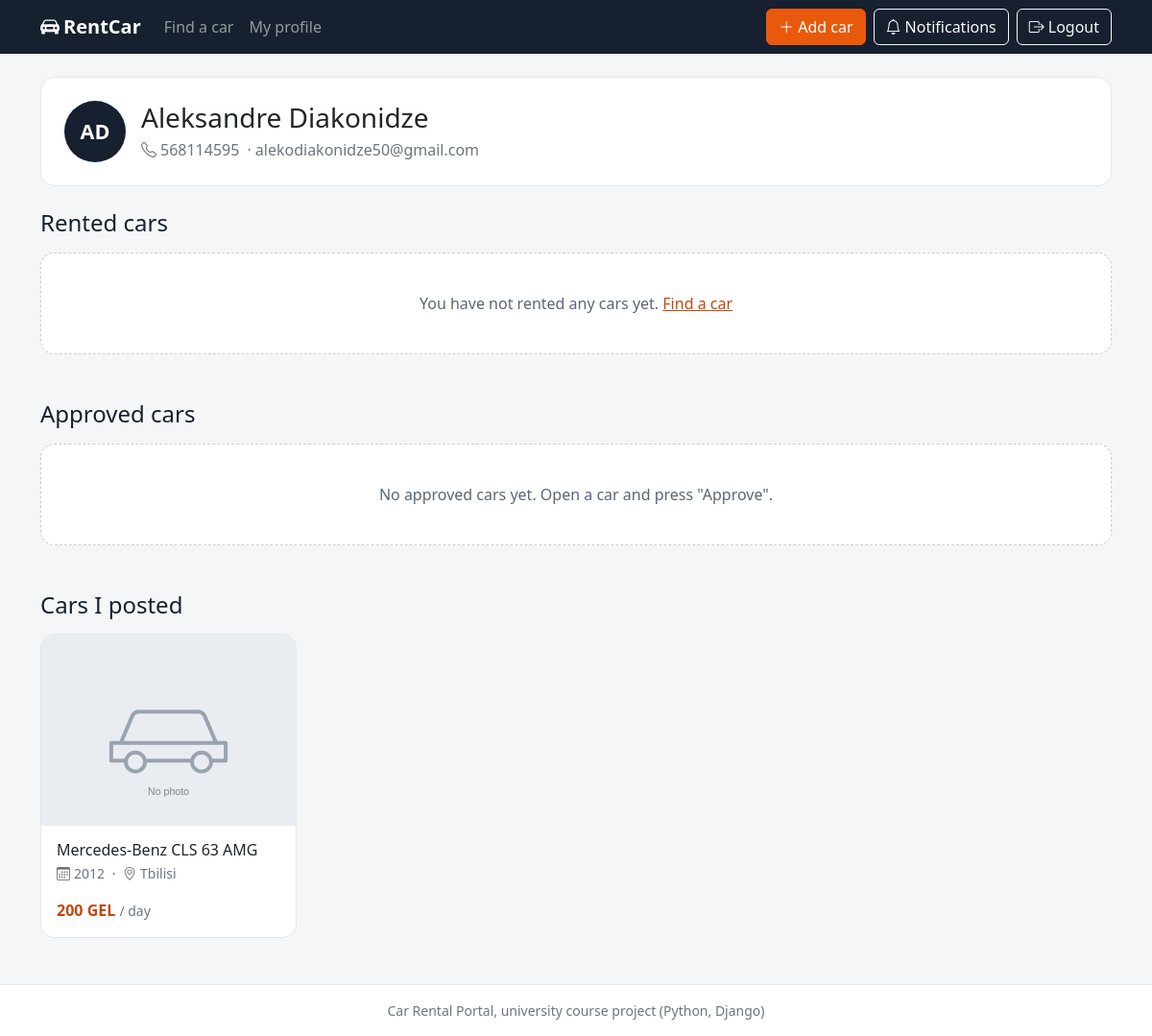
Screenshot of /profile/ (signed in) with the database file from the repository.
### core/models.py (models this page shows, shortened)
class User(AbstractUser):
    def __str__(self):
        return f'{self.first_name} {self.last_name} ({self.username})'

class Car(models.Model):
    TRANSMISSIONS = [
        ('automatic', 'Automatic'),
        ('manual', 'Manual'),
        ('tiptronic', 'Tiptronic'),
    ]
    owner = models.ForeignKey(User, on_delete=models.CASCADE, related_name='cars')
    brand = models.CharField(max_length=50)
    model = models.CharField(max_length=50)
    year = models.PositiveIntegerField()
    price = models.PositiveIntegerField('Daily price (GEL)')
    capacity = models.PositiveIntegerField('Capacity (seats)')
    transmission = models.CharField(max_length=20, choices=TRANSMISSIONS)
    city = models.CharField(max_length=60)
    fuel_capacity = models.PositiveIntegerField('Fuel tank capacity (litres)')
    image1 = models.ImageField('Photo 1', upload_to='cars/', blank=True, validators=[photo_validator])
    image2 = models.ImageField('Photo 2', upload_to='cars/', blank=True, validators=[photo_validator])
    image3 = models.ImageField('Photo 3', upload_to='cars/', blank=True, validators=[photo_validator])
    latitude = models.FloatField(null=True, blank=True)
    longitude = models.FloatField(null=True, blank=True)
    available_from = models.DateField(null=True, blank=True)
    available_to = models.DateField(null=True, blank=True)
    approved_by = models.ManyToManyField(User, related_name='approved_cars', blank=True)
    created_at = models.DateTimeField(auto_now_add=True)

### core/views.py (the view)
# urls.py: path('profile/', views.profile, name='profile'),
@login_required
def profile(request):
    return render(request, 'profile.html', {
        'rentals': request.user.rentals.select_related('car').order_by('-created_at'),
        'approved_cars': request.user.approved_cars.all(),
        'my_cars': request.user.cars.order_by('-created_at'),
    })

### templates/profile.html (shortened to what this page needs)
{% extends 'base.html' %}
{% block content %}
<div class="card profile-header mb-4">
  <div class="card-body d-flex align-items-center gap-3 p-4">
    <div class="avatar">{{ user.first_name|slice:':1'|upper }}{{ user.last_name|slice:':1'|upper }}</div>
    <div>
      <h1 class="h3 mb-1">{{ user.first_name }} {{ user.last_name }}</h1>
      <p class="text-secondary mb-0">
        <i class="bi bi-telephone me-1"></i>{{ user.username }}
        <span class="mx-1">&middot;</span><span class="text-break">{{ user.email }}</span>
      </p>
    </div>
  </div>
</div>
<section class="mb-5">
  <h2 class="h4 mb-3">Rented cars</h2>
  {% if rentals %}
    <div class="row row-cols-1 row-cols-md-2 row-cols-lg-3 g-3">
      {% for rental in rentals %}
        <div class="col">
          <div class="card rental-card h-100">
            <div class="card-body">
              <h3 class="h6 mb-3">
                <a href="{% url 'car_detail' rental.car.id %}" class="stretched-link text-reset text-decoration-none">
                  {{ rental.car.brand }} {{ rental.car.model }}
                </a>
              </h3>
              <dl class="row small mb-0">
                <dt class="col-6 text-secondary fw-normal">City</dt>
                <dd class="col-6 text-end">{{ rental.car.city }}</dd>
                <dt class="col-6 text-secondary fw-normal">Dates</dt>
                <dd class="col-6 text-end">{{ rental.start_date|date:'d.m' }} - {{ rental.end_date|date:'d.m.Y' }}</dd>
                <dt class="col-6 text-secondary fw-normal">Rental days</dt>
                <dd class="col-6 text-end">{{ rental.days }}</dd>
                <dt class="col-6 text-secondary fw-normal">Amount paid</dt>
                <dd class="col-6 text-end mb-0 fw-semibold">{{ rental.total_price }} GEL</dd>
              </dl>
            </div>
          </div>
        </div>
      {% endfor %}
    </div>
  {% else %}
    <div class="empty-state">
      You have not rented any cars yet. <a href="{% url 'filter' %}">Find a car</a>
    </div>
  {% endif %}
</section>
<section class="mb-5">
  <h2 class="h4 mb-3">Approved cars</h2>
  {% if approved_cars %}
    <div class="row row-cols-1 row-cols-sm-2 row-cols-lg-4 g-3">
      {% for car in approved_cars %}
        <div class="col">{% include '_car_card.html' with car=car %}</div>
      {% endfor %}
    </div>
  {% else %}
    <div class="empty-state">No approved cars yet. Open a car and press "Approve".</div>
  {% endif %}
</section>
<section>
  <h2 class="h4 mb-3">Cars I posted</h2>
  {% if my_cars %}
    <div class="row row-cols-1 row-cols-sm-2 row-cols-lg-4 g-3">
      {% for car in my_cars %}
        <div class="col">{% include '_car_card.html' with car=car %}</div>
      {% endfor %}
    </div>
  {% else %}
    <div class="empty-state">
      You have not posted any cars yet. <a href="{% url 'car_add' %}">Add a car</a>
    </div>
  {% endif %}
</section>
{% endblock %}

### templates/_car_card.html
{% load static %}
<div class="card car-card h-100">
  <a href="{% url 'car_detail' car.id %}" class="car-card-photo" tabindex="-1" aria-hidden="true">
    <img src="{% if car.image1 %}{{ car.image1.url }}{% else %}{% static 'img/no-photo.svg' %}{% endif %}"
         data-fallback="{% static 'img/no-photo.svg' %}"
         alt="{{ car.brand }} {{ car.model }}" loading="lazy">
  </a>
  <div class="card-body d-flex flex-column">
    <h3 class="h6 card-title mb-1">
      <a href="{% url 'car_detail' car.id %}" class="stretched-link text-reset text-decoration-none">
        {{ car.brand }} {{ car.model }}
      </a>
    </h3>
    <p class="text-secondary small mb-3">
      <i class="bi bi-calendar3 me-1"></i>{{ car.year }}
      <span class="mx-1">&middot;</span>
      <i class="bi bi-geo-alt me-1"></i>{{ car.city }}
    </p>
    <p class="mt-auto mb-0">
      <span class="car-price">{{ car.price }} GEL</span>
      <span class="text-secondary small">/ day</span>
    </p>
  </div>
</div>

### static/css/style.css (style rules this page uses)
:root { --ink: #16202e; --accent: #e8590c; --accent-dark: #c2480a; --surface: #f5f6f8; --line: #e3e6eb; --bs-link-color-rgb: 194, 72, 10; --bs-link-hover-color-rgb: 150, 55, 8; }
body { background: var(--surface); color: var(--ink); }
.card { border: 1px solid var(--line); border-radius: 0.9rem; }
.car-card { overflow: hidden; transition: transform 0.15s ease, box-shadow 0.15s ease; }
.car-card-photo { display: block; aspect-ratio: 4 / 3; background: #e9ecf1; }
.car-card-photo img, .car-gallery img { width: 100%; height: 100%; object-fit: cover; display: block; }
.car-price { font-weight: 700; color: var(--accent-dark); }
.empty-state { background: #fff; border: 1px dashed #c9ced6; border-radius: 0.9rem; padding: 2.5rem 1.25rem; text-align: center; color: #5c6675; }
.avatar { flex: 0 0 auto; width: 4rem; height: 4rem; border-radius: 50%; background: var(--ink); color: #fff; display: grid; place-items: center; font-size: 1.35rem; font-weight: 600; }

### rows the page displays
User: first_name "A", last_name "D", first_name "Aleksandre", last_name "Diakonidze", username "568114595", email "alekodiakonidze50@gmail.com"
Car: brand "Mercedes-Benz", model "CLS 63 AMG", year "2012", city "Tbilisi", price "200"
